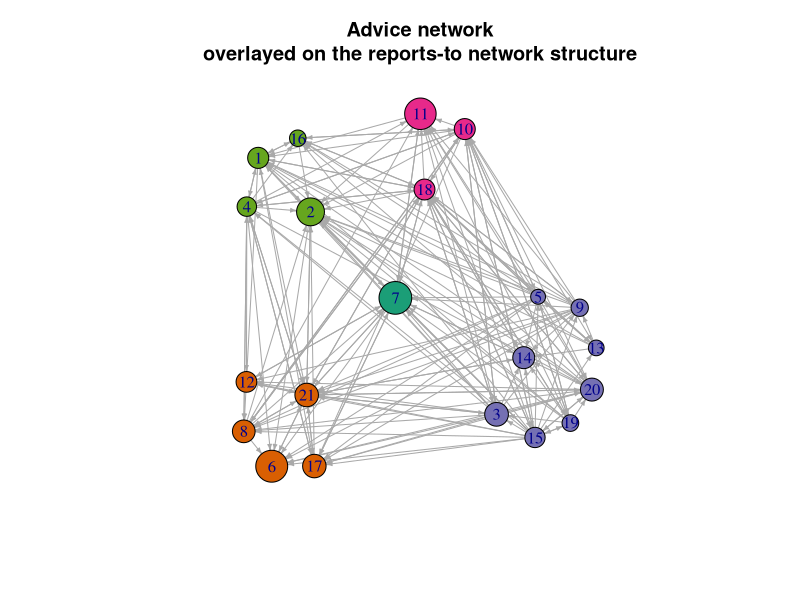
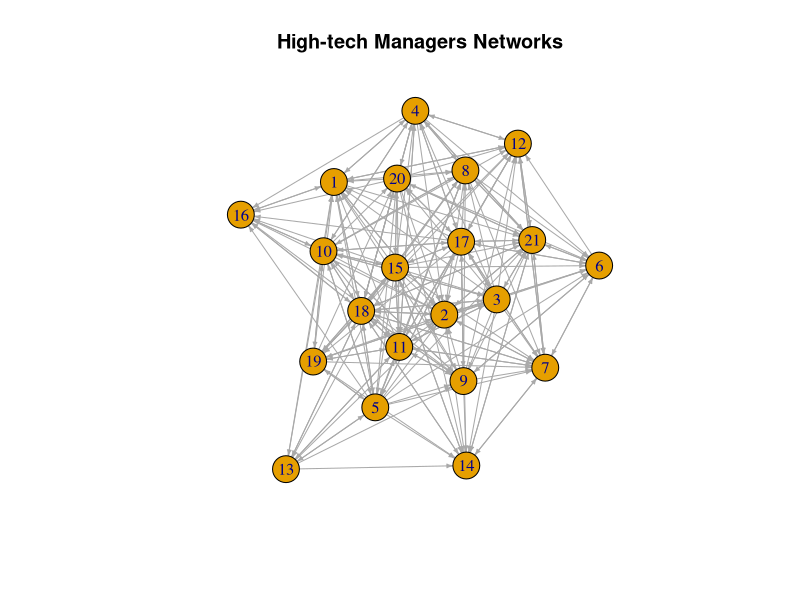
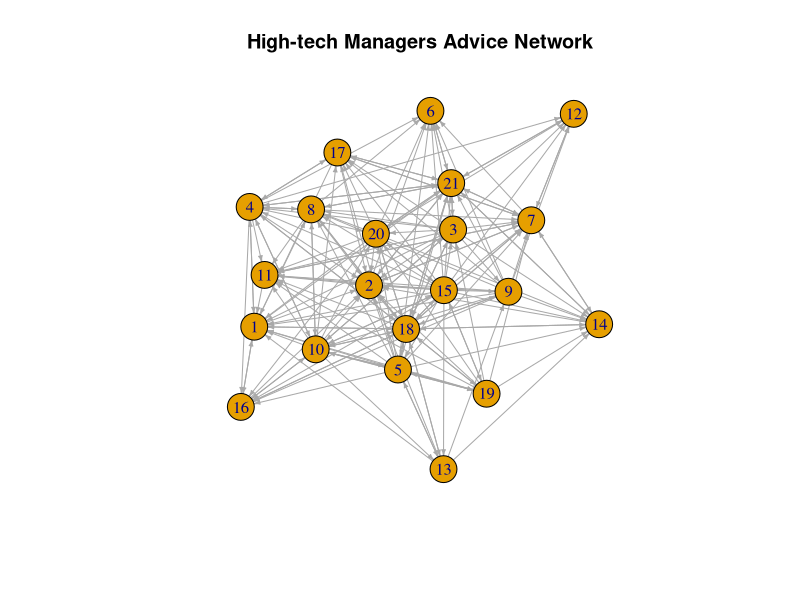
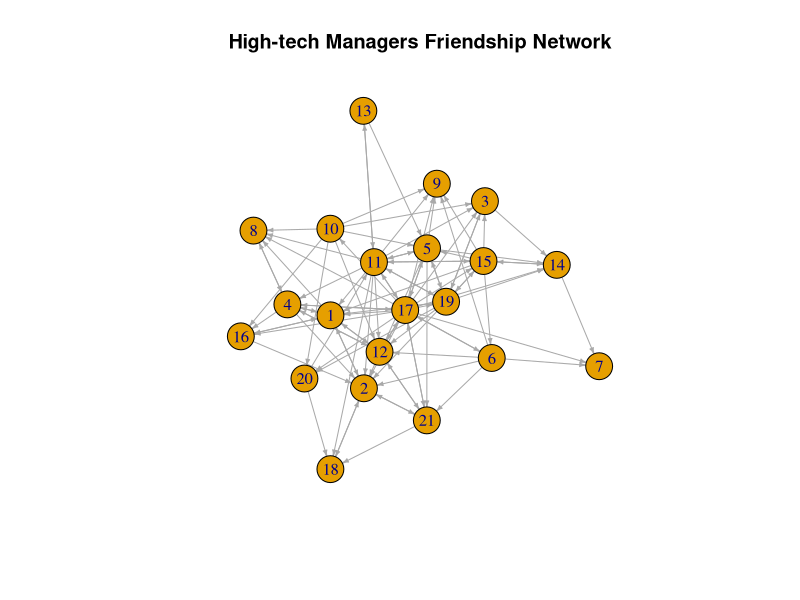
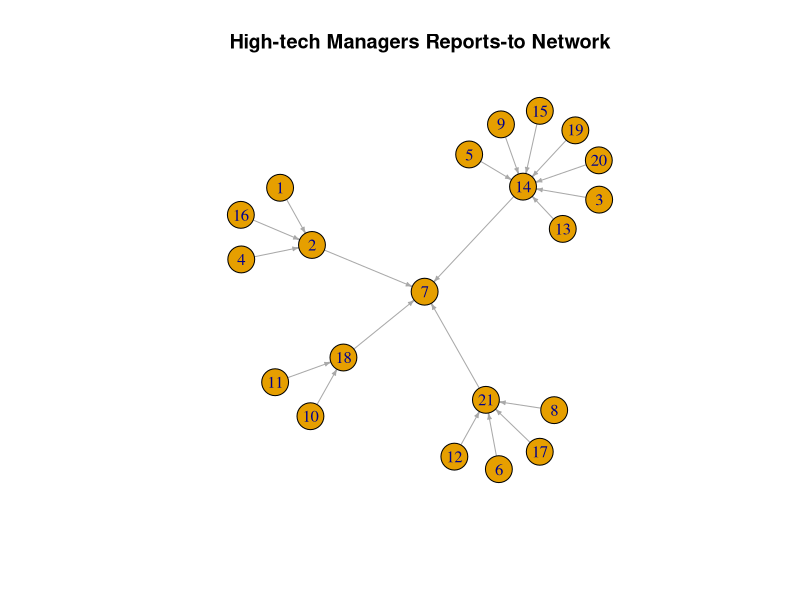
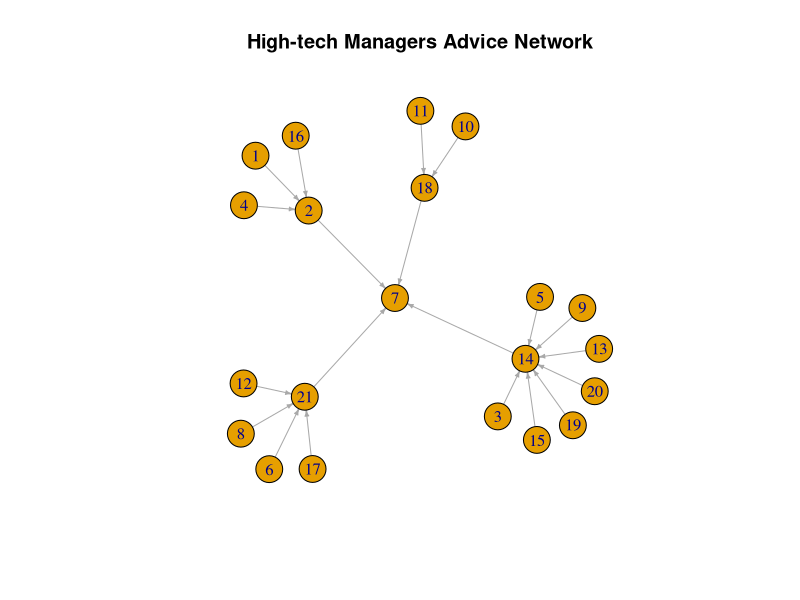
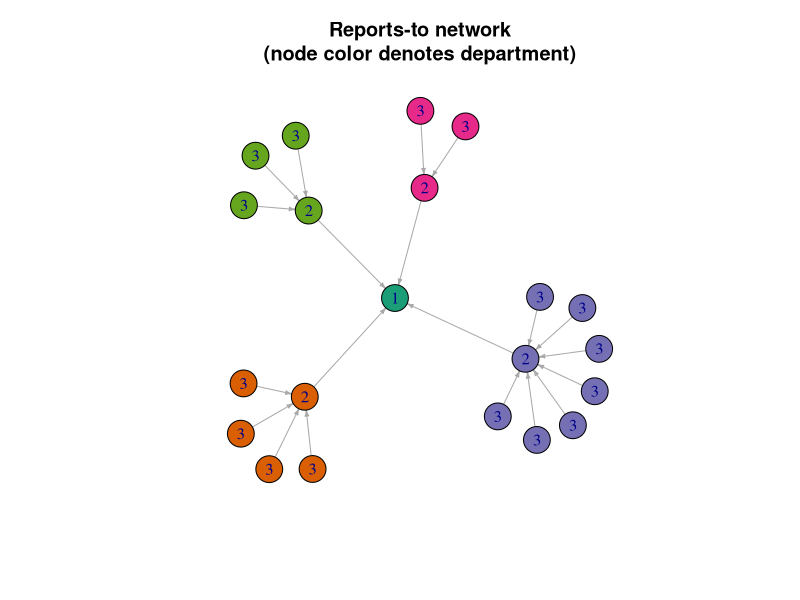
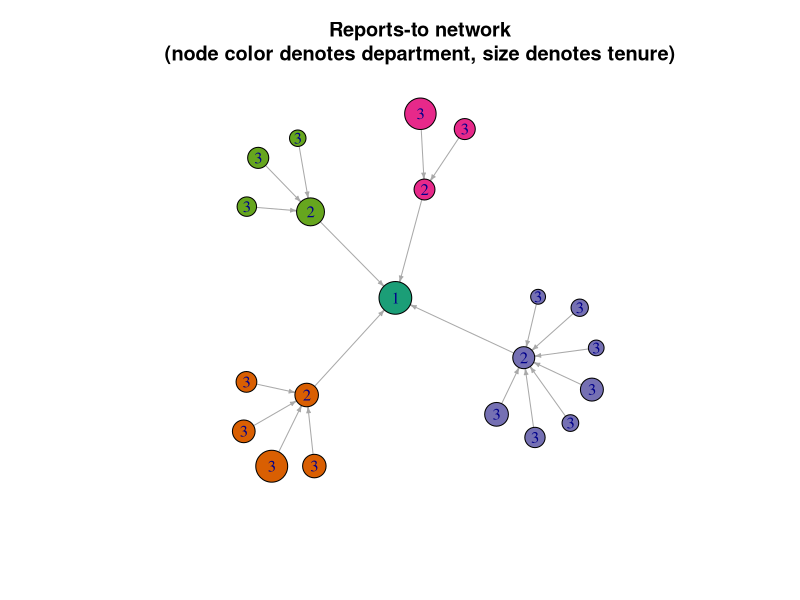

Reproduce these figures in R, in order. (Note: this script raises an error after producing the figures.)
#################################################################
# This R script is partially based on the 'Introductory Lab' 
# from the Social Network Analysis course at Stanford University
# (available at: https://sna.stanford.edu/lab.php?l=1)
#################################################################
 

####################################################
# LAB 1 - Introductory Lab                                              
# The objectives of this lab are to:
# - cover some basic R commands
# - introduce the *igraph* R package          
# - load and manage network data
# - generate network visualizations
# - export the network (graph) data for use in  
#   subsequent analysis
####################################################
 
###
# 0. R BASICS 
###
 
# If (when) you get confused, a good place to start is with R's
# built-in help functionality. R offers detailed help files for
# each function and each package. To access help, type: 
# ?[function or package name] 
# For example, for help on the str() function, type:
?str
 

# For this and all subsequent labs, we will use the *igraph* 
# R package, one of the most popular R packages for SNA.
# The official manual is available at: 
# http://cran.r-project.org/web/packages/igraph/igraph.pdf
# also at: http://igraph.org/r/
#
# There is also an excellent tutorial for R and igraph beginners
# available at: http://kateto.net/networks-r-igraph
# It starts with introduction (reminder) of basic R constructs 
# and then proceeds to cover igraph; it offers a detailed 
# coverage of igraphs functionalities in an easy to follow, 
# step-by-step manner. 


# If you haven't used the *igraph* package before, you'll have  
# to instal it first:
# install.packages('igraph')

# The installation is done only once, but you'll have to load 
# the package each time you need to use it:
library(igraph) 
 
# Sometimes, different packages overlap in functionality and 
# cause unexpected behavior when both are loaded simultaneously.
# If you ever want to remove an existing library, use the 
# "detach" command:
#
# detach(package:igraph)
 
 
###
# 1. LOADING DATA
###

# We will use the Krackhardt's High-tech Managers Networks dataset.
# The data were collected from 21 management personnel in a high-tech, 
# machine manufacturing firm to assess the effects of a recent 
# management intervention program.
# The dataset and its description are available at: 
# http://networkdata.ics.uci.edu/netdata/html/krackHighTech.html

# We will load edge lists for 3 networks with the same actors (nodes),
# but different kinds of ties among them:
# - advice ties - one actor (ego) tends to ask the other (alter) 
#   for advice
# - friendship ties - one actor (ego) has named the other actor
#   (alter) as a friend
# - reports-to ties - one actor (ego) reports to the other one
#   (alter)
# All three networks are directed.

# These edge lists are stored in tabular format in .txt files.
# To read data from those files, we will use the read.table() function.
# read.table() is a common R function for loading data from
# files in which values are in tabular format. The function loads
# the table into a data frame object, which is the basic data type
# for most operations in R. By default, R assumes that the table
# has no header and is delimited by any white space; these
# settings are fine for our purposes here.
#
# One handy aspect of R is that you can read in data from a URL 
# directly by referencing the URL in the read.table() function,
# as follows: 
# advice_data_frame <- read.table('http://sna.stanford.edu/sna_R_labs/data/Krack-High-Tec-edgelist-Advice.txt')
# friendship_data_frame <- read.table('http://sna.stanford.edu/sna_R_labs/data/Krack-High-Tec-edgelist-Friendship.txt')
# reports_to_data_frame <- read.table('http://sna.stanford.edu/sna_R_labs/data/Krack-High-Tec-edgelist-ReportsTo.txt')
 
# If the files you want to work with are on your local machine, 
# you can reference them by name:
# your_data_frame <- read.table('your_file_name')
advice_data_frame <- read.table('data/Krack-High-Tec-edgelist-Advice.txt')
friendship_data_frame <- read.table('data/Krack-High-Tec-edgelist-Friendship.txt')
reports_to_data_frame <- read.table('data/Krack-High-Tec-edgelist-ReportsTo.txt')

# Note that when you set a variable equal to something, if all 
# goes well R will not provide any feedback. To see the data we
# just loaded, it's necessary to call the variables directly.
advice_data_frame

# Since this is a bit too long, we can see just the top ten rows
head(friendship_data_frame, n=10)
# ... or the bottom ten rows:
tail(reports_to_data_frame, n=10)

# We can also examine the strucure of the data frame:
str(advice_data_frame)

# And look at the unique values of a data column
unique(advice_data_frame$V1) 
unique(advice_data_frame$V2) 

# To view your data in a spreadsheet-like window, use the command 'View()'. 
View(reports_to_data_frame)

# The attribute data for this lab are in a comma-separated-value
# (CSV) file. read.csv() loads a CSV file into a data frame
# object. In this case, we do have a header row, so we set
# header=T, which tells R that the first row of data contains
# column names.
# We can load csv file from a URL:
# attributes <- read.csv('http://sna.stanford.edu/sna_R_labs/data/Krack-High-Tec-Attributes.csv', header=T)
# Or we can read from a local file:
attributes <- read.csv('data/Krack-High-Tec-Attributes.csv', header=T)
str(attributes)
summary(attributes)

# The attributes set includes: 
# - the actors' age (in years), 
# - tenure or length of service (in years), 
# - level in the corporate hierarchy; this is coded as follows: 
#   1=CEO, 2 = Vice President, 3 = manager), 
# - department, which is coded 1,2,3,4 with the CEO in department 0 ie not in a department

 
# Other commands may be used to load data from files in different 
# formats. read.delim() is a general function for loading any
# delimited text file. The default is tab-delimited, but this can 
# be overridden by setting the "sep" parameter. For example:
#
#     f <- read.delim("tab_delimited_file.txt")
#     f <- read.delim("colon_delimited_file.txt", sep=':')
#
# The 'foreign' package will allow you to read a few other 
# custom data types, such as SPSS files via read.spss().
 
# When data files are part of an R package you can read them as 
# follows:
#
# data(kracknets, package = "NetData")
# 
# This is good to know as R packages often come with a number 
# of datasets that can be used for practicing. 
 
 
###
# 2. MERGING DATA
###

# Since the three loaded edge lists relate to the same actors,
# connected through 3 different kinds of relationships, for easier
# data management, we can merge the data from the 3 data frames 
# (corresponding to the 3 edge lists) into one data frame.
 
# For convenience, we can assign some more meaningful column names 
# to our newly imported data frames:
colnames(advice_data_frame) <- c('ego', 'alter', 'advice_tie')
head(advice_data_frame)
 
colnames(friendship_data_frame) <- c('ego', 'alter', 'friendship_tie')
head(friendship_data_frame)
 
colnames(reports_to_data_frame) <- c('ego', 'alter', 'reports_to_tie')
head(reports_to_data_frame)
 
# Before we merge these three data frames, we need to make sure 'ego' 
# and 'alter' are the same across the data sets. 
# The command below should return TRUE for every row if all ego rows
# are the same for advice and friendship data frames:
advice_data_frame$ego == friendship_data_frame$ego
 
# That's a lot of output to sort through. Instead, we can use all() f.
# which returns TRUE if all vector elements are equal to TRUE
all(advice_data_frame$ego == friendship_data_frame$ego)
 
# Repeat for the other variables
all(advice_data_frame$alter == friendship_data_frame$alter)
all(friendship_data_frame$ego == reports_to_data_frame$ego)
all(friendship_data_frame$alter == reports_to_data_frame$alter)
 
# Now that we've verified they are all the same, we can combine them into 
# a single data frame:
krack_full_data_frame <- cbind(advice_data_frame, 
                               friendship_tie=friendship_data_frame$friendship_tie, 
                               reports_to_tie=reports_to_data_frame$reports_to_tie)
head(krack_full_data_frame)
nrow(krack_full_data_frame)
 
# Now let's move on to some data processing.

# Some actor pairs may not be connected at all. Let's check if / how many
# such cases we have:
nrow(subset(krack_full_data_frame, 
            (advice_tie == 0 & friendship_tie == 0 & reports_to_tie == 0)))

# Reduce to non-zero edges so that the data frame contains only
# actual ties of some type
krack_full_nonzero_edges <- subset(krack_full_data_frame, 
	(advice_tie > 0 | friendship_tie > 0 | reports_to_tie > 0))
head(krack_full_nonzero_edges)
nrow(krack_full_nonzero_edges)


###
# 3. CREATING YOUR FIRST SOCIAL GRAPH
###

# Now we can import our data into a graph object using igraph. 
# Coercing the data into a graph object is what allows us to 
# perform network-analysis techniques
krack_full <- graph_from_data_frame(krack_full_nonzero_edges) 
summary(krack_full)
 
# By default, graph_from_data_frame() treats the first two columns 
# of a data frame as an edge list and any remaining columns as 
# edge attributes. Thus, the 232 edges appearing in the summary()
# output refer to the 232 pairs of vertices that are joined by 
# *any type* of tie. The tie types themselves are listed as edge 
# attributes.
 
# To get a vector of edges for a specific type of tie, use the 
# get.edge.attribute() function.
get.edge.attribute(krack_full, 'advice_tie')
# Alternatively, it can be done as follows:
E(krack_full)$advice_tie
# where 'E' represents the set of edges of the graph
# whose name is given in the brackets

# We can examine the proporition of advice connections
# in the overall set of ties:
prop.table(table(E(krack_full)$advice_tie))

# Access the friendship ties
get.edge.attribute(krack_full, 'friendship_tie')
# alternative:
E(krack_full)$friendship_tie
# The proportion of friendship relations:
prop.table(table(E(krack_full)$friendship_tie))

# And, to reports-to ties
get.edge.attribute(krack_full, 'reports_to_tie')
# alternative:
E(krack_full)$reports_to_tie
# The proportion of reports-to relations:
prop.table(table(E(krack_full)$reports_to_tie))

 
# If you would like to symmetrize the network, making all asymmetric
# (directed) ties symmetric (undirected), use the as.undirected() function
# (check the documentation for the 'mode' parameter): 
krack_full_undirect <- as.undirected(krack_full, mode='collapse')
summary(krack_full_undirect)

# Note that the resulting, undirected, network has no edge attributes.
# If we want to collapse the directed network and keep edge weights,
# we should set the "edge.attr.comb". For example, to sum the values
# of the friendship_tie attribute and ignore the other two tie attributes
# we set "edge.attr.comb" as follows:
krack_friend_undir_weighted <- as.undirected(krack_full, mode='collapse', 
                                             edge.attr.comb = list(friendship_tie='sum', 'ignore'))

# Note: the list given as the value of the 'edge.attr.comb' parameter specifies that 
# the 'friendship_tie' attribute of the new (undirected) edge should be the sum of the 
# 'friendship_tie' attr. of the corresponding edges in the directed graph; and that the 
# rest of the attributes should be ignored (=dropped). 
# To learn more about setting these options, check the documentation for attribute.combination
?attribute.combination

summary(krack_friend_undir_weighted) 
E(krack_friend_undir_weighted)$friendship_tie

 
###
# 4. ADDING VERTEX ATTRIBUTES TO A GRAPH OBJECT
###

# Now, we want to use the 'attributes' data frame (df) to assign
# attributes to the nodes in the 'krack_full' graph. 
# To do that, we first need to add a column to the 'attributes' df to 
# represent nodes' IDs. This is straightforward since, in this case, node IDs 
# are simply the nodes' ordinal numbers: 
attributes$node_id = 1:nrow(attributes)
# Next, we can use node IDs to match rows from the 'attributes' df to the 
# appropriate nodes in the graph. Considering that nodes's IDs are ordinal numbers
# from 1 to 21 (21 = number of nodes), we can expect that the order of nodes in the 
# graph is the same as the order of attributes in the 'attributes' df. 
# Let's check that:
all(attributes$node_id == V(krack_full)$name)
# 'V' represents the set of nodes (vertices) of the graph
# whose name is given in the brackets

# Since our assumption proved correct, we can simply add attributes as follows:
V(krack_full)$age = attributes$AGE
V(krack_full)$tenure = attributes$TENURE
V(krack_full)$level = attributes$LEVEL
V(krack_full)$dept = attributes$DEPT

summary(krack_full) 
# Note that we now have 'age,' 'tenure,' 'level', and 'dept'
# listed alongside 'name' as vertex attributes.


# Another way to add node attributes to a graph is to include them 
# when creating the graph object.
 
# First, reorder the columns, so that node id is the first one 
str(attributes)
attributes <- attributes[,c(5,1:4)]
# Now, create the graph. 
# Check the documentatio of the graph_from_data_frame() f. to better
# understand the 'vertices' parameter. 
krack_full_v2 <- graph_from_data_frame(d = krack_full_nonzero_edges, 
                                       vertices = attributes) 
summary(krack_full_v2)


# We can get values for a given attribute for all of
# the actors in the network - for example:
get.vertex.attribute(krack_full, 'age')
# Alternatively:
V(krack_full)$age

get.vertex.attribute(krack_full, 'tenure')
# or
V(krack_full)$tenure

# We can also get attribute values for a subset of nodes.
# For example, to get the tenure of only those who are 
# above 40 years of age:
get.vertex.attribute(krack_full, 'tenure', V(krack_full)[V(krack_full)$age > 40])
# or
V(krack_full)$tenure[V(krack_full)$age > 40]

# Or, we can the age of employees in the largest department:
table(V(krack_full)$dept)
V(krack_full)$age[V(krack_full)$dept == 2]



###
# 4. CREATING MORE GRAPHS
###

# Now, starting from the krack_full graph, we'll create a separate network 
# for each tie type

# advice network
krack_advice <- delete_edges(krack_full, 
                             E(krack_full)[E(krack_full)$advice_tie == 0])
summary(krack_advice)
# Note that this will not remove the other kinds of ties (friendship, reports_to).
# If two employees are connected not only through the advice tie, but also through
# other kinds of ties, those other kinds will be preserved. If you want to remove 
# those other kinds of ties, you need to remove the corresponding edge attributes
# using the delete_edge_attr() f.

# friendship network
krack_friendship <- delete_edges(krack_full, 
                                 E(krack_full)[E(krack_full)$friendship_tie == 0])
summary(krack_friendship)

# reports-to network
krack_reports_to <- delete_edges(krack_full, 
                                 E(krack_full)[E(krack_full)$reports_to_tie == 0])
summary(krack_reports_to)

# Note: an alternative way of creating a subgraph is by using the 
# subgraph.edges() function and specifying which edges are to be preserved.
# For example, to create the friendship network:
krack_friendship_2 <- subgraph.edges(krack_full, 
                                     eids = E(krack_full)[E(krack_full)$friendship_tie > 0])
 

###
# 5. VISUALIZING NETWORKS
###
 
# The igraph package allows us to use R's plot() function to generate 
# custom visualizations of our networks.

# R only lets us look at one plot at a time. To be able to compare
# multiple networks, that is, their plots, you may want to save 
# each plot in a separate PDF or image file. The code below shows 
# how to do that. Alternatively, to just create a plot, execute 
# the code between the pdf() / jpeg() function and dev.off().

# First, let's plot the network with all possible ties
jpeg("output/1.1_Krackhardt_Full.jpg")
plot(krack_full,
     edge.arrow.size=.3,  # reduce the size of arrows
     main="High-tech Managers Networks")
dev.off()
# Check the documentation of the jpeg() function to see
# how you can customise the image dimension, quality, ..

# For a full list of igraph plotting parameters see Section 4.1
# of the Network visualization in R tutorial:
# http://kateto.net/network-visualization

 
# This is a bit of a jumble, so let's look at the networks for
# single edge types
 
pdf("output/1.2_Krackhardt_Advice.pdf")
plot(krack_advice,
     edge.arrow.size=.3,
     main="High-tech Managers Advice Network")
dev.off()
# Check the documentation of the pdf() function to see
# how you can customise the generated PDF document
# (e.g. by setting font, paper size, title, etc)
 
jpeg("output/1.3_Krackhardt_Friendship.jpg")
plot(krack_friendship,
     edge.arrow.size=.3,
     main="High-tech Managers Friendship Network")
dev.off()

jpeg("output/1.4_Krackhardt_Reports.jpg")
plot(krack_reports_to,
     edge.arrow.size=.3,
     main="High-tech Managers Reports-to Network")
dev.off()
 
# We can optimize the layout by applying a layout 
# algorithm to the specific set of ties we care about. 
# The above graphs were plotted using the Fruchterman-Rheingold
# algorithm (the default one). Other options are described in 
# the igraph help page for "layout_" which can be accessed by 
# entering ?layout_
?layout_

reports_to_layout <- layout_nicely(krack_reports_to)
jpeg("output/1.5_Krackhardt_Reports_layout_nicely.jpg")
plot(krack_reports_to, 
     layout=reports_to_layout,
     edge.arrow.size=.3,
     main="High-tech Managers Advice Network")
dev.off()
 
# Now let's color-code vertices by department 
# Check the possible values for the 'dept' attribute
unique(V(krack_full)$dept)
# Initiate the vector of node colors
dept_vertex_colors = V(krack_full)$dept
# Select a color palette using the ColorBrewer (http://colorbrewer2.org) 
colors = c('#1b9e77','#d95f02','#7570b3','#e7298a','#66a61e')
for(i in 0:max(dept_vertex_colors))
  dept_vertex_colors[dept_vertex_colors == i] = colors[i+1]

jpeg("output/1.6_Krackhardt_Reports_Color.jpg") 
plot(krack_reports_to, 
    layout=reports_to_layout, 
    vertex.color=dept_vertex_colors, # setting node color
    vertex.label=V(krack_full)$level,   # using role (level) as the vertex label
    edge.arrow.size=.3,
    main="Reports-to network\n(node color denotes department)")
dev.off() 

# Now let's set the vertex size by tenure:
tenure_vertex_sizes = V(krack_full)$tenure
summary(tenure_vertex_sizes)
# There is a large difference between the min and max values, which will not  
# 'translate' well into visual depiction of the graph. So, we will somewhat
# 'smooth' the difference
tenure_vertex_sizes <- log(tenure_vertex_sizes)^2 + 7

jpeg("output/1.7_Krackhardt_Reports_Vertex_Size.jpg") 
plot(krack_reports_to, 
     layout=reports_to_layout, 
     vertex.color=dept_vertex_colors, 
     vertex.label=V(krack_full)$level,
     edge.arrow.size=.3,
     vertex.size=tenure_vertex_sizes, # setting the vertex size
     main="Reports-to network\n(node color denotes department, size denotes tenure)")
dev.off() 


# Now let's try to incorporate additional tie types. We'll use the 
# layout generated for the graph with the reports-to ties only
# but overlay the friendship ties (in another color). The idea is
# to try to (visually) explore how well friendship relations go
# along the official organisational structure (reflected in the 
# reports_to relation).

# We are about to add several visualization related attributes 
# to the graph. Since this is just temporarily, for the sake of 
# demonstrating visualization options, we'll replicate the graph, 
# so that the 'main' one is not 'burdened' with visual details.
krack_full_viz <- krack_full

# Since we are not interested in the advice tie, we will remove that edge
# attribute from the graph we want to visualize
krack_full_viz <- delete_edge_attr(krack_full_viz, 'advice_tie')
summary(krack_full_viz)
# Add colors to edges based on their type (friendship, reports_to)
E(krack_full_viz)$color[ E(krack_full_viz)$friendship_tie==1 ] <- '#377eb8' # blue
E(krack_full_viz)$color[ E(krack_full_viz)$reports_to_tie==1 ] <- '#984ea3' # purple
E(krack_full_viz)$arrow.size=.3 
V(krack_full_viz)$size = tenure_vertex_sizes
V(krack_full_viz)$color = '#fed98e' # yellow as the node color
V(krack_full_viz)$frame = '#000000' # black as the color of the nodes' edge/frame

jpeg("output/1.8_Krackhardt_Overlayed_Ties.jpg")
plot(krack_full_viz, 
     layout=reports_to_layout)
# Add a legend. Note that the plot window must be open for this to 
# work.
legend(x = 0.95, 
       y = 1.4,
       legend = c('Friendship',
                  'Reports To'), 
       col = c('#377eb8', '#984ea3'), 
       lty=1,
       cex = .7)
dev.off() 
 

# Another option for visualizing different network ties relative 
# to one another is to overlay the edges from one tie type on the 
# structure generated by another tie type. Here we can use the
# reports-to layout but show the friendship ties:

jpeg("output/1.9_Krackhardt_Overlayed_Structure.jpg")
plot(krack_friendship, 
     layout=reports_to_layout, 
     vertex.color=dept_vertex_colors, 
     edge.arrow.size=.3,
     vertex.size=tenure_vertex_sizes, 
     main="Friendship network\noverlayed on the reports-to network structure")
dev.off() 


plot(krack_advice, 
     layout=reports_to_layout, 
     vertex.color=dept_vertex_colors, 
     edge.arrow.size=.3,
     vertex.size=tenure_vertex_sizes, 
     main="Advice network\noverlayed on the reports-to network structure")

 
###
# 5. EXPORT THE NETWORK
###
 
# The write.graph() function exports a graph object in various
# formats readable by other programs. For example, a graph can be
# exported in the 'graphml" format and imported in Gephi for 
# visualisation.
write.graph(krack_full, file='output/lab1/krack_full.graphml', format="graphml")
 
# For a more general file type (e.g., importable to Excel),
# use the "edgelist" format. Note that this file format will keep
# neither node nor tie attributes; only the edges will be stored.
write.graph(krack_full, file='output/lab1/krack_full.txt', format="edgelist")

# We can also save graphs as RData files. This is the best option if we intend
# to further process graphs in R, since this format will keep all the specific
# characteristics of the graph object that we have created.
saveRDS(krack_full, "output/lab1/krack_full.RData")
saveRDS(krack_advice, "output/lab1/krack_advice.RData")
saveRDS(krack_friendship, "output/lab1/krack_friendship.RData")
saveRDS(krack_reports_to, "output/lab1/krack_reports_to.RData")
